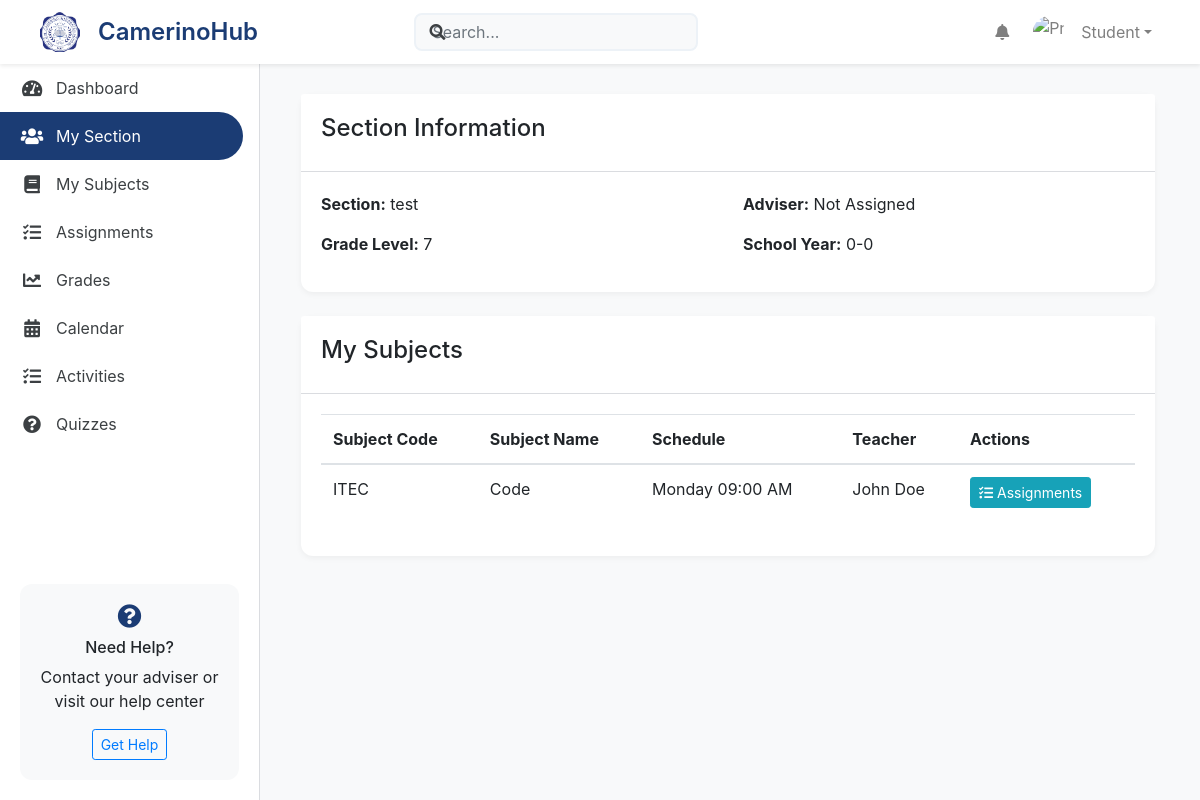
The page /Student/student_section.php (signed in) on the database its author committed.
### tables this page shows
CREATE TABLE `subjects` (
  `id` int(11) NOT NULL,
  `subject_code` varchar(20) NOT NULL,
  `subject_title` varchar(255) NOT NULL,
  `subject_name` varchar(100) NOT NULL,
  `category` varchar(100) NOT NULL,
  `description` varchar(255) DEFAULT NULL,
  `created_at` timestamp NOT NULL DEFAULT current_timestamp(),
  `status` enum('active','inactive') NOT NULL DEFAULT 'active'
);

CREATE TABLE `teacher` (
  `teacher_id` int(11) NOT NULL,
  `username` varchar(100) NOT NULL,
  `password` varchar(255) NOT NULL,
  `email` varchar(100) NOT NULL,
  `firstname` varchar(100) NOT NULL,
  `lastname` varchar(100) NOT NULL,
  `middlename` varchar(100) DEFAULT NULL,
  `department` varchar(100) DEFAULT NULL,
  `status` enum('active','inactive') DEFAULT 'active',
  `login_attempts` int(11) DEFAULT 0,
  `lockout_time` datetime DEFAULT NULL,
  `created_at` timestamp NOT NULL DEFAULT current_timestamp(),
  `updated_at` timestamp NOT NULL DEFAULT current_timestamp() ON UPDATE current_timestamp()
);

### db/dbConnector.php (called while the page is built, shortened)
<?php
class DbConnector {
public $link;
public $messageLink;
function __construct($useMessageDb = false) {
        $host = 'localhost';
        $mainDb = 'camerinohub';
        $user = 'root';
        $pass = '';
        $this->link = mysqli_connect($host, $user, $pass, $mainDb);
        mysqli_set_charset($this->link, "utf8mb4");
    }
    function prepare($query, $useMessageDb = false) {
        $conn = $useMessageDb ? $this->messageLink : $this->link;
        $stmt = mysqli_prepare($conn, $query);
        return $stmt;
    }
}
?>

### Student/student_section.php (the view, shortened to what this page needs)
<?php
require_once('../db/dbConnector.php');
$db = new DbConnector();
$student_id = $_SESSION['id'];
$section_query = "
    SELECT
        COALESCE(sec.section_name, 'Not Assigned') as section_name,
        COALESCE(sec.grade_level, 'Not Assigned') as grade_level,
        COALESCE(CONCAT(t.firstname, ' ',
            CASE WHEN t.middlename IS NOT NULL THEN CONCAT(t.middlename, ' ') ELSE '' END,
            t.lastname), 'Not Assigned') as adviser_name,
        COALESCE(ay.year_start, YEAR(CURRENT_DATE)) as year_start,
        COALESCE(ay.year_end, YEAR(CURRENT_DATE) + 1) as year_end,
        COALESCE(ss.status, 'inactive') as enrollment_status
    FROM student_sections ss
    JOIN sections sec ON ss.section_id = sec.section_id
    LEFT JOIN academic_years ay ON ay.status = 'active'
    LEFT JOIN section_advisers sa ON sec.section_id = sa.section_id
        AND sa.academic_year_id = ay.id
        AND sa.status = 'active'
    LEFT JOIN teacher t ON sa.teacher_id = t.teacher_id
    WHERE ss.student_id = ?
    AND ss.status = 'active'
    LIMIT 1";
$stmt = $db->prepare($section_query);
$stmt->bind_param("i", $student_id);
$stmt->execute();
$section_info = $stmt->get_result()->fetch_assoc();
$subjects_query = "
    SELECT DISTINCT
        s.id as subject_id,
        s.subject_code,
        s.subject_name,
        ss.schedule_day,
        ss.schedule_time,
        t.firstname as teacher_firstname,
        t.middlename as teacher_middlename,
        t.lastname as teacher_lastname,
        t.teacher_id,
        (
            SELECT COUNT(a.activity_id)
            FROM activities a
            WHERE a.teacher_id = ss.teacher_id
            AND a.type = 'assignment'
            AND EXISTS (
                SELECT 1
                FROM section_subjects sss
                WHERE sss.id = ss.id
                AND sss.subject_id = s.id
            )
        ) as assignment_count
    FROM student_sections st
    JOIN sections sec ON st.section_id = sec.section_id
    JOIN section_subjects ss ON sec.section_id = ss.section_id
    JOIN subjects s ON ss.subject_id = s.id
    JOIN teacher t ON ss.teacher_id = t.teacher_id
    JOIN academic_years ay ON ay.status = 'active'
    WHERE st.student_id = ?
    AND st.status = 'active'
    AND ss.status = 'active'
    ORDER BY FIELD(ss.schedule_day, 'Monday', 'Tuesday', 'Wednesday', 'Thursday', 'Friday'),
    ss.schedule_time";
$stmt = $db->prepare($subjects_query);
$stmt->bind_param("i", $student_id);
$stmt->execute();
$subjects = $stmt->get_result()->fetch_all(MYSQLI_ASSOC);
?>
<!DOCTYPE html>
<html lang="en">
<head>
    <link rel="stylesheet" href="https://stackpath.bootstrapcdn.com/bootstrap/4.5.2/css/bootstrap.min.css">
    <link rel="stylesheet" href="https://cdnjs.cloudflare.com/ajax/libs/font-awesome/5.15.4/css/all.min.css">
    <link rel="stylesheet" href="css/dashboard-shared.css">
    <link rel="stylesheet" href="css/dashboard.css">
</head>
<body>
<?php include 'includes/navigation.php'; ?>
    <div class="dashboard-container">
    <?php include 'includes/sidebar.php'; ?>
        <div class="main-content">
            <div class="container-fluid">
                <div class="card mb-4">
                    <div class="card-header">
                        <h4>Section Information</h4>
                    </div>
                    <div class="card-body">
                        <div class="row">
                            <div class="col-md-6">
                                <p><strong>Section:</strong> <?php echo htmlspecialchars($section_info['section_name'] ?? 'Not Assigned'); ?></p>
                                <p><strong>Grade Level:</strong> <?php echo htmlspecialchars($section_info['grade_level'] ?? 'Not Assigned'); ?></p>
                            </div>
                            <div class="col-md-6">
                                <p><strong>Adviser:</strong> <?php echo htmlspecialchars($section_info['adviser_name'] ?? 'Not Assigned'); ?></p>
                                <p><strong>School Year:</strong>
                                    <?php
                                        $year_start = $section_info['year_start'] ?? date('Y');
                                        $year_end = $section_info['year_end'] ?? (date('Y') + 1);
                                        echo htmlspecialchars($year_start) . '-' . htmlspecialchars($year_end);
                                    ?>
                                </p>
                            </div>
                        </div>
                    </div>
                </div>
                <div class="card">
                    <div class="card-header">
                        <h4>My Subjects</h4>
                    </div>
                    <div class="card-body">
                        <?php if (empty($subjects)): ?>
                            <div class="alert alert-info">
                                No subjects assigned yet.
                            </div>
                        <?php else: ?>
                            <div class="table-responsive">
                                <table class="table table-hover">
                                    <thead>
                                        <tr>
                                            <th>Subject Code</th>
                                            <th>Subject Name</th>
                                            <th>Schedule</th>
                                            <th>Teacher</th>
                                            <th>Actions</th>
                                        </tr>
                                    </thead>
                                    <tbody>
                                        <?php foreach ($subjects as $subject): ?>
                                        <tr>
                                            <td><?php echo htmlspecialchars($subject['subject_code']); ?></td>
                                            <td><?php echo htmlspecialchars($subject['subject_name']); ?></td>
                                            <td>
                                                <?php
                                                echo htmlspecialchars($subject['schedule_day']) . ' ' .
                                                     date('h:i A', strtotime($subject['schedule_time']));
                                                ?>
                                            </td>
                                            <td>
                                                <?php
                                                echo htmlspecialchars($subject['teacher_firstname']) . ' ' .
                                                     htmlspecialchars($subject['teacher_lastname']);
                                                ?>
                                            </td>
                                            <td>
                                                <button class="btn btn-sm btn-info view-assignments"
                                                        data-subject-code="<?php echo htmlspecialchars($subject['subject_code']); ?>"
                                                        data-subject-name="<?php echo htmlspecialchars($subject['subject_name']); ?>">
                                                    <i class="fas fa-tasks"></i> Assignments
                                                </button>
                                            </td>
                                        </tr>
                                        <?php endforeach; ?>
                                    </tbody>
                                </table>
                            </div>
                        <?php endif; ?>
                    </div>
                </div>
            </div>
        </div>
    </div>
</body>
</html>

### Student/css/dashboard-shared.css (style rules this page uses)
:root { --primary-color: #1B3C74; --secondary-color: #2AA7FF; --accent-color: #4285f4; --text-primary: #3c4043; --border-color: #dadce0; --hover-bg: #f8f9fa; --sidebar-width: 250px; }
.dashboard-container { display: flex; min-height: 100vh; padding-top: 64px; }
.main-content { flex: 1; margin-left: 256px; padding: 30px; background: #f8f9fa; }
.card { border: none; border-radius: 12px; box-shadow: 0 2px 6px rgba(0,0,0,0.05); transition: transform 0.3s ease, box-shadow 0.3s ease; }
.card-header { background: white; border-bottom: 1px solid var(--border-color); padding: 20px; }

### rows shown on the page
subjects: subject_code "ITEC", subject_name "Code", schedule_day "Monday", schedule_time "09:00 AM", teacher.firstname "John", teacher.lastname "Doe"

### other values the page prints
$userData['firstname'] "Student"
$section_info['section_name'] "test"
$section_info['grade_level'] "7"
$section_info['adviser_name'] "Not Assigned"
$year_start "0"
$year_end "0"
